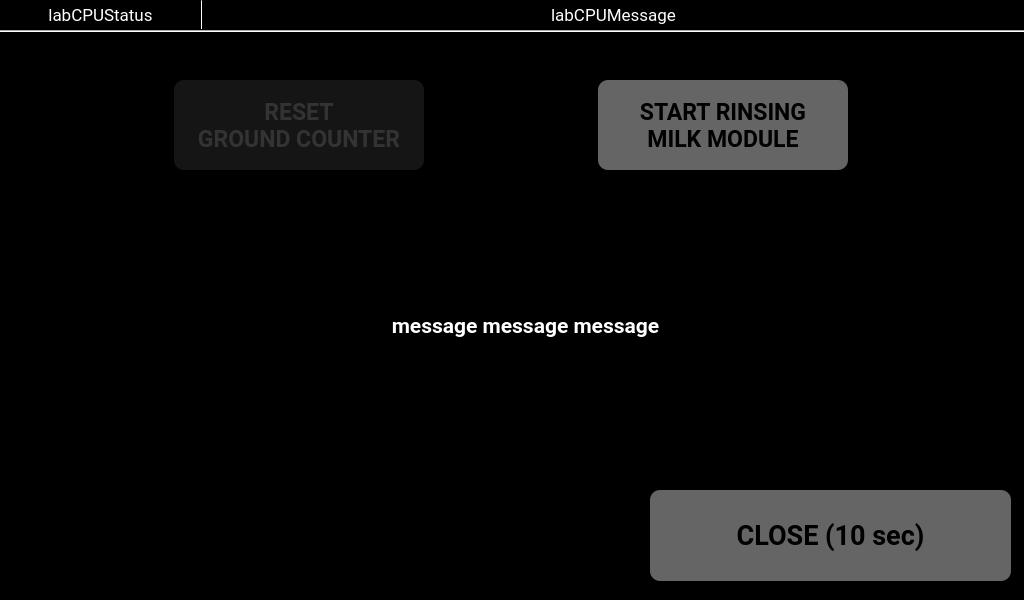
<?xml version="1.0" encoding="UTF-8"?>
<ui version="4.0">
 <class>FormPreGui</class>
 <widget class="QDialog" name="FormPreGui">
  <property name="geometry">
   <rect>
    <x>0</x>
    <y>0</y>
    <width>1024</width>
    <height>600</height>
   </rect>
  </property>
  <property name="font">
   <font>
    <family>Roboto</family>
    <pointsize>13</pointsize>
   </font>
  </property>
  <property name="focusPolicy">
   <enum>Qt::TabFocus</enum>
  </property>
  <property name="contextMenuPolicy">
   <enum>Qt::NoContextMenu</enum>
  </property>
  <property name="windowTitle">
   <string/>
  </property>
  <property name="styleSheet">
   <string notr="true">background-color:#000; color:#999;</string>
  </property>
  <widget class="QPushButton" name="btnMilkModuleRInse">
   <property name="geometry">
    <rect>
     <x>598</x>
     <y>80</y>
     <width>250</width>
     <height>90</height>
    </rect>
   </property>
   <property name="font">
    <font>
     <family>Roboto</family>
     <pointsize>17</pointsize>
     <weight>75</weight>
     <bold>true</bold>
    </font>
   </property>
   <property name="styleSheet">
    <string notr="true">background-color:#656565; color:#000; border-radius:10px;</string>
   </property>
   <property name="text">
    <string>START RINSING
MILK MODULE</string>
   </property>
  </widget>
  <widget class="QLabel" name="labCPUMessage">
   <property name="geometry">
    <rect>
     <x>203</x>
     <y>0</y>
     <width>821</width>
     <height>30</height>
    </rect>
   </property>
   <property name="font">
    <font>
     <family>Roboto</family>
     <pointsize>13</pointsize>
    </font>
   </property>
   <property name="styleSheet">
    <string notr="true">background-color:#000; color:#fff</string>
   </property>
   <property name="text">
    <string>labCPUMessage</string>
   </property>
   <property name="alignment">
    <set>Qt::AlignCenter</set>
   </property>
  </widget>
  <widget class="QPushButton" name="btnResetGrndCounter">
   <property name="geometry">
    <rect>
     <x>174</x>
     <y>80</y>
     <width>250</width>
     <height>90</height>
    </rect>
   </property>
   <property name="font">
    <font>
     <family>Roboto</family>
     <pointsize>17</pointsize>
     <weight>75</weight>
     <bold>true</bold>
    </font>
   </property>
   <property name="styleSheet">
    <string notr="true">background-color:#151515; color:#333; border-radius:10px;</string>
   </property>
   <property name="text">
    <string>RESET
GROUND COUNTER</string>
   </property>
  </widget>
  <widget class="Line" name="line_2">
   <property name="geometry">
    <rect>
     <x>200</x>
     <y>0</y>
     <width>2</width>
     <height>29</height>
    </rect>
   </property>
   <property name="styleSheet">
    <string notr="true">background-color:#fff</string>
   </property>
   <property name="orientation">
    <enum>Qt::Vertical</enum>
   </property>
  </widget>
  <widget class="QLabel" name="labMsg">
   <property name="geometry">
    <rect>
     <x>0</x>
     <y>310</y>
     <width>1051</width>
     <height>31</height>
    </rect>
   </property>
   <property name="sizePolicy">
    <sizepolicy hsizetype="Preferred" vsizetype="Preferred">
     <horstretch>0</horstretch>
     <verstretch>0</verstretch>
    </sizepolicy>
   </property>
   <property name="font">
    <font>
     <family>Roboto</family>
     <pointsize>16</pointsize>
     <weight>75</weight>
     <bold>true</bold>
    </font>
   </property>
   <property name="styleSheet">
    <string notr="true">color:#fff</string>
   </property>
   <property name="text">
    <string>message message message</string>
   </property>
   <property name="alignment">
    <set>Qt::AlignCenter</set>
   </property>
  </widget>
  <widget class="QLabel" name="labCPUStatus">
   <property name="geometry">
    <rect>
     <x>0</x>
     <y>0</y>
     <width>201</width>
     <height>30</height>
    </rect>
   </property>
   <property name="font">
    <font>
     <family>Roboto</family>
     <pointsize>13</pointsize>
    </font>
   </property>
   <property name="styleSheet">
    <string notr="true">background-color:#000; color:#fff</string>
   </property>
   <property name="text">
    <string>labCPUStatus</string>
   </property>
   <property name="alignment">
    <set>Qt::AlignCenter</set>
   </property>
  </widget>
  <widget class="QPushButton" name="btnClose">
   <property name="geometry">
    <rect>
     <x>650</x>
     <y>490</y>
     <width>361</width>
     <height>91</height>
    </rect>
   </property>
   <property name="font">
    <font>
     <family>Roboto</family>
     <pointsize>20</pointsize>
     <weight>75</weight>
     <bold>true</bold>
    </font>
   </property>
   <property name="styleSheet">
    <string notr="true">background-color:#656565; color:#000; border-radius:10px;</string>
   </property>
   <property name="text">
    <string>CLOSE (10 sec)</string>
   </property>
  </widget>
  <widget class="Line" name="line">
   <property name="geometry">
    <rect>
     <x>0</x>
     <y>30</y>
     <width>1024</width>
     <height>2</height>
    </rect>
   </property>
   <property name="styleSheet">
    <string notr="true">background-color:#fff</string>
   </property>
   <property name="orientation">
    <enum>Qt::Horizontal</enum>
   </property>
  </widget>
 </widget>
 <resources/>
 <connections/>
</ui>
